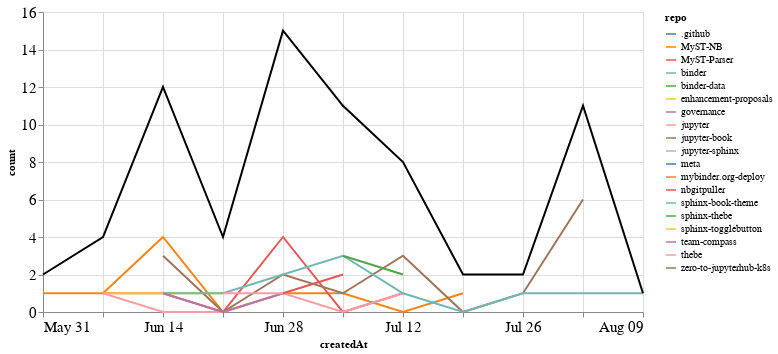

Notebook source saved alongside this figure:
### Markdown cell above
## PRs

### Code cell
prs_time = prs.groupby('repo').resample('W', on='createdAt').count()['author'].reset_index()
prs_time = prs_time.rename(columns={'author': 'count'})
prs_time_total = prs_time.groupby('createdAt').agg({"count": "sum"}).reset_index()

ch1 = alt.Chart(prs_time, width=600).mark_line().encode(
    x='createdAt',
    y='count',
    color='repo',
    tooltip="repo"
)

ch2 = alt.Chart(prs_time_total, width=600).mark_line(color="black").encode(
    x='createdAt',
    y='count',
)

ch1 + ch2

### Figure 1 — Vega-Lite specification as saved in the notebook (floating-point values rounded to 4 significant figures)
{"config": {"axisLeft": {"labelFontSize": 15}, "axisBottom": {"labelFontSize": 15}}, "layer": [{"data": {"name": "data-e45cd47f653ec9783eaece7cd1157dd2"}, "mark": "line", "encoding": {"color": {"type": "nominal", "field": "repo"}, "tooltip": {"type": "nominal", "field": "repo"}, "x": {"type": "temporal", "field": "createdAt"}, "y": {"type": "quantitative", "field": "count"}}, "width": 600}, {"data": {"name": "data-bd657c385b7eff976ff88c76cd12821f"}, "mark": {"type": "line", "color": "black"}, "encoding": {"x": {"type": "temporal", "field": "createdAt"}, "y": {"type": "quantitative", "field": "count"}}, "width": 600}], "$schema": "https://vega.github.io/schema/vega-lite/v4.8.1.json", "datasets": {"data-e45cd47f653ec9783eaece7cd1157dd2": [{"repo": ".github", "createdAt": "2020-08-02T00:00:00", "count": 2}, {"repo": "MyST-NB", "createdAt": "2020-05-31T00:00:00", "count": 1}, {"repo": "MyST-NB", "createdAt": "2020-06-07T00:00:00", "count": 1}, {"repo": "MyST-NB", "createdAt": "2020-06-14T00:00:00", "count": 4}, {"repo": "MyST-NB", "createdAt": "2020-06-21T00:00:00", "count": 0}, {"repo": "MyST-NB", "createdAt": "2020-06-28T00:00:00", "count": 1}, {"repo": "MyST-NB", "createdAt": "2020-07-05T00:00:00", "count": 1}, {"repo": "MyST-NB", "createdAt": "2020-07-12T00:00:00", "count": 0}, {"repo": "MyST-NB", "createdAt": "2020-07-19T00:00:00", "count": 1}, {"repo": "MyST-Parser", "createdAt": "2020-06-07T00:00:00", "count": 1}, {"repo": "MyST-Parser", "createdAt": "2020-06-14T00:00:00", "count": 1}, {"repo": "MyST-Parser", "createdAt": "2020-06-21T00:00:00", "count": 0}, {"repo": "MyST-Parser", "createdAt": "2020-06-28T00:00:00", "count": 4}, {"repo": "MyST-Parser", "createdAt": "2020-07-05T00:00:00", "count": 0}, {"repo": "MyST-Parser", "createdAt": "2020-07-12T00:00:00", "count": 1}, {"repo": "binder", "createdAt": "2020-06-28T00:00:00", "count": 1}, {"repo": "binder-data", "createdAt": "2020-06-21T00:00:00", "count": 1}, {"repo": "enhancement-proposals", "createdAt": "2020-06-07T00:00:00", "count": 1}, {"repo": "enhancement-proposals", "createdAt": "2020-06-14T00:00:00", "count": 1}, {"repo": "enhancement-proposals", "createdAt": "2020-06-21T00:00:00", "count": 1}, {"repo": "governance", "createdAt": "2020-05-31T00:00:00", "count": 1}, {"repo": "jupyter", "createdAt": "2020-06-07T00:00:00", "count": 1}, {"repo": "jupyter", "createdAt": "2020-06-14T00:00:00", "count": 0}, {"repo": "jupyter", "createdAt": "2020-06-21T00:00:00", "count": 0}, {"repo": "jupyter", "createdAt": "2020-06-28T00:00:00", "count": 1}, {"repo": "jupyter", "createdAt": "2020-07-05T00:00:00", "count": 0}, {"repo": "jupyter", "createdAt": "2020-07-12T00:00:00", "count": 1}, {"repo": "jupyter-book", "createdAt": "2020-06-14T00:00:00", "count": 3}, {"repo": "jupyter-book", "createdAt": "2020-06-21T00:00:00", "count": 0}, {"repo": "jupyter-book", "createdAt": "2020-06-28T00:00:00", "count": 2}, {"repo": "jupyter-book", "createdAt": "2020-07-05T00:00:00", "count": 1}, {"repo": "jupyter-book", "createdAt": "2020-07-12T00:00:00", "count": 3}, {"repo": "jupyter-book", "createdAt": "2020-07-19T00:00:00", "count": 0}, {"repo": "jupyter-book", "createdAt": "2020-07-26T00:00:00", "count": 1}, {"repo": "jupyter-book", "createdAt": "2020-08-02T00:00:00", "count": 6}, {"repo": "jupyter-sphinx", "createdAt": "2020-06-28T00:00:00", "count": 1}, {"repo": "meta", "createdAt": "2020-08-02T00:00:00", "count": 2}, {"repo": "mybinder.org-deploy", "createdAt": "2020-07-19T00:00:00", "count": 1}, {"repo": "nbgitpuller", "createdAt": "2020-06-28T00:00:00", "count": 1}, {"repo": "nbgitpuller", "createdAt": "2020-07-05T00:00:00", "count": 2}, {"repo": "sphinx-book-theme", "createdAt": "2020-06-14T00:00:00", "count": 1}, {"repo": "sphinx-book-theme", "createdAt": "2020-06-21T00:00:00", "count": 1}, {"repo": "sphinx-book-theme", "createdAt": "2020-06-28T00:00:00", "count": 2}, {"repo": "sphinx-book-theme", "createdAt": "2020-07-05T00:00:00", "count": 3}, {"repo": "sphinx-book-theme", "createdAt": "2020-07-12T00:00:00", "count": 1}, {"repo": "sphinx-book-theme", "createdAt": "2020-07-19T00:00:00", "count": 0}, {"repo": "sphinx-book-theme", "createdAt": "2020-07-26T00:00:00", "count": 1}, {"repo": "sphinx-book-theme", "createdAt": "2020-08-02T00:00:00", "count": 1}, {"repo": "sphinx-book-theme", "createdAt": "2020-08-09T00:00:00", "count": 1}, {"repo": "sphinx-thebe", "createdAt": "2020-07-05T00:00:00", "count": 3}, {"repo": "sphinx-thebe", "createdAt": "2020-07-12T00:00:00", "count": 2}, {"repo": "sphinx-togglebutton", "createdAt": "2020-06-14T00:00:00", "count": 1}, {"repo": "team-compass", "createdAt": "2020-06-14T00:00:00", "count": 1}, {"repo": "team-compass", "createdAt": "2020-06-21T00:00:00", "count": 0}, {"repo": "team-compass", "createdAt": "2020-06-28T00:00:00", "count": 1}, {"repo": "thebe", "createdAt": "2020-06-21T00:00:00", "count": 1}, {"repo": "thebe", "createdAt": "2020-06-28T00:00:00", "count": 1}, {"repo": "zero-to-jupyterhub-k8s", "createdAt": "2020-07-05T00:00:00", "count": 1}], "data-bd657c385b7eff976ff88c76cd12821f": [{"createdAt": "2020-05-31T00:00:00", "count": 2}, {"createdAt": "2020-06-07T00:00:00", "count": 4}, {"createdAt": "2020-06-14T00:00:00", "count": 12}, {"createdAt": "2020-06-21T00:00:00", "count": 4}, {"createdAt": "2020-06-28T00:00:00", "count": 15}, {"createdAt": "2020-07-05T00:00:00", "count": 11}, {"createdAt": "2020-07-12T00:00:00", "count": 8}, {"createdAt": "2020-07-19T00:00:00", "count": 2}, {"createdAt": "2020-07-26T00:00:00", "count": 2}, {"createdAt": "2020-08-02T00:00:00", "count": 11}, {"createdAt": "2020-08-09T00:00:00", "count": 1}]}}
